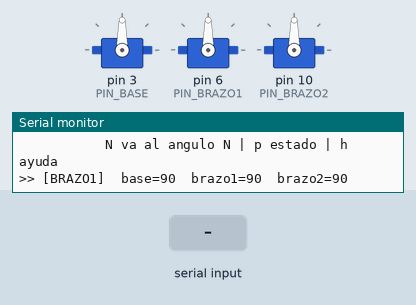
Recording of a sketch running on a simulated Arduino Uno, built with avr-gcc and run on an emulated ATmega328P. Parts: 3 × servo, the last lines printed to the serial monitor. The test bench sets the inputs (shaded band).

Above: at 2.2 s.
2.3 s: "200\n" received over Serial
At 2.75 s:
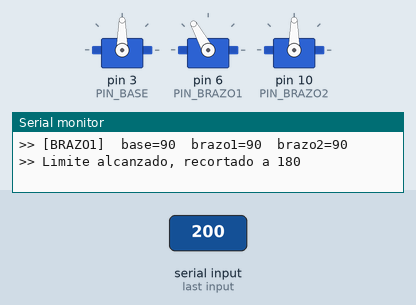
At 4.5 s:
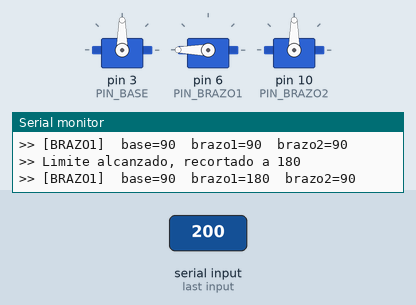
5.3 s: "0\n" received over Serial
At 9.1 s:
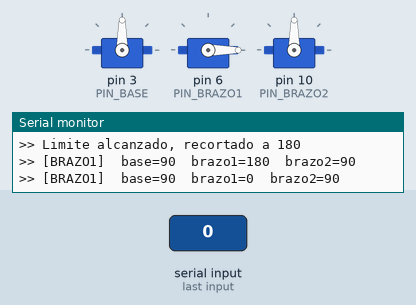
Timing chart, 0 to 10.6 s (numbered marks = the images above; inputs shaded):
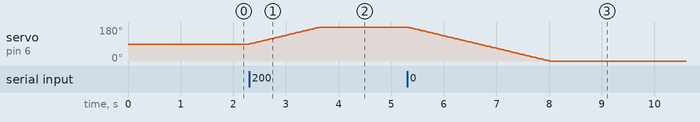

The sketch:

calibrar_offset.ino
```cpp
/*
  calibrar_offset.ino  —  Encontrar OFFSET y SIGNO de cada servo

  Calibra la conversion:   servo = OFFSET + SIGNO * angulo_matematico

  Es un "jogger": mueve UN servo a la vez por Serial y muestra su valor.
  Los tres servos quedan enganchados y sosteniendo, asi el brazo no se
  desarma mientras calibras.

  ── COMO USARLO ───────────────────────────────────────────────
  1. Sube este sketch. Abre el Monitor Serial a 9600 baudios.
     IMPORTANTE: pon el final de linea en "Nueva linea" (Newline).
  2. Elige el servo:   b = base    1 = brazo1    2 = brazo2
  3. Muevelo:
        +       sube 1 grado          -       baja 1 grado
        +5      sube 5 (o +10, +N)    -5       baja 5 (o -N)
        95      va directo al angulo 95
        p       reimprime el estado
  4. Lleva el brazo a la POSE de referencia (abajo), anota el numero
     que muestra el Serial y mira hacia donde se movio.
  5. Pasale a Claude: numero anotado + direccion observada.

  ── POSES DE REFERENCIA ───────────────────────────────────────
  BASE   -> brazo apuntando RECTO HACIA ADELANTE (perpendicular al
            borde donde esta montada la base).  theta_rot = 90.
            Mira: al subir +, el brazo gira a tu izquierda o derecha?
  BRAZO1 -> primer eslabon (hombro -> codo) perfectamente HORIZONTAL
            (los dos ejes a la misma altura del piso).  theta1 = 0.
            Mira: al subir +, el eslabon SUBE o BAJA?
  BRAZO2 -> codo en ANGULO RECTO: el segundo eslabon a 90 grados del
            primero, formando una "L" (usa una escuadra).  |theta2| = 90.
            Mira: al subir +, el codo se ABRE (se endereza) o se
            CIERRA (se dobla mas)?

  ── SEGURIDAD ─────────────────────────────────────────────────
  Mueve de a poco. Si un servo ZUMBA, no sigas en esa direccion:
  esta contra un tope. RESET o desconecta el USB para parar.
*/

#include <Servo.h>

#define PIN_BASE   3
#define PIN_BRAZO1 6
#define PIN_BRAZO2 10

// Sin topes de software: rango completo del servo (0-180). Vos decidis
// hasta donde mover. OJO: si un servo ZUMBA es que llego a su tope
// mecanico; no insistas en esa direccion o se recalienta.
const int BASE_MIN  = 0,   BASE_MAX  = 180;
const int BRAZO_MIN = 0,   BRAZO_MAX = 180;

// Valores iniciales: brazo arranca quieto y estable.
const int INICIO_BASE   = 90;
const int INICIO_BRAZO1 = 90;
const int INICIO_BRAZO2 = 90;

Servo servoBase, servoBrazo1, servoBrazo2;

int angBase   = INICIO_BASE;
int angBrazo1 = INICIO_BRAZO1;
int angBrazo2 = INICIO_BRAZO2;

char sel = '1';        // servo seleccionado: 'b', '1' o '2'
String linea = "";

void setup() {
  Serial.begin(9600);
  delay(300);

  servoBase.attach(PIN_BASE);
  servoBrazo1.attach(PIN_BRAZO1);
  servoBrazo2.attach(PIN_BRAZO2);

  servoBase.write(angBase);
  servoBrazo1.write(angBrazo1);
  servoBrazo2.write(angBrazo2);
  delay(600);

  Serial.println();
  Serial.println(F("=== CALIBRAR OFFSET ==="));
  imprimirAyuda();
  imprimirEstado();
}

void loop() {
  while (Serial.available() > 0) {
    char c = Serial.read();
    if (c == '\n' || c == '\r') {
      procesar(linea);
      linea = "";
    } else if (c != ' ') {
      linea += c;
    }
  }
}

void procesar(String s) {
  if (s.length() == 0) return;

  if (s == "b" || s == "1" || s == "2") {
    sel = s[0];
    Serial.print(F(">> Servo seleccionado: "));
    Serial.println(nombreSel());
    imprimirEstado();
    return;
  }
  if (s == "p") { imprimirEstado(); return; }
  if (s == "h" || s == "?") { imprimirAyuda(); return; }

  int *ang;
  int lo, hi;
  servoActual(&ang, &lo, &hi);

  int objetivo = *ang;
  char c0 = s[0];

  if (c0 == '+' || c0 == '-') {
    int paso = (s.length() > 1) ? s.substring(1).toInt() : 1;
    if (paso == 0) paso = 1;
    objetivo = *ang + (c0 == '+' ? paso : -paso);
  } else if (esNumero(s)) {
    objetivo = s.toInt();
  } else {
    Serial.print(F(">> Comando desconocido: "));
    Serial.println(s);
    return;
  }

  int objClamp = constrain(objetivo, lo, hi);
  if (objClamp != objetivo) {
    Serial.print(F(">> Limite alcanzado, recortado a "));
    Serial.println(objClamp);
  }
  moverSuave(ang, objClamp);
  imprimirEstado();
}

bool esNumero(String s) {
  for (unsigned int i = 0; i < s.length(); i++) {
    if (!isDigit(s[i])) return false;
  }
  return s.length() > 0;
}

void servoActual(int **ang, int *lo, int *hi) {
  if (sel == 'b')      { *ang = &angBase;   *lo = BASE_MIN;  *hi = BASE_MAX;  }
  else if (sel == '1') { *ang = &angBrazo1; *lo = BRAZO_MIN; *hi = BRAZO_MAX; }
  else                 { *ang = &angBrazo2; *lo = BRAZO_MIN; *hi = BRAZO_MAX; }
}

Servo& servoObj() {
  if (sel == 'b') return servoBase;
  if (sel == '1') return servoBrazo1;
  return servoBrazo2;
}

void moverSuave(int *ang, int objetivo) {
  Servo &s = servoObj();
  while (*ang != objetivo) {
    *ang += (*ang < objetivo) ? 1 : -1;
    s.write(*ang);
    delay(15);
  }
}

const __FlashStringHelper* nombreSel() {
  if (sel == 'b') return F("BASE");
  if (sel == '1') return F("BRAZO1");
  return F("BRAZO2");
}

void imprimirAyuda() {
  Serial.println(F("Comandos:  b/1/2 elegir servo | + - mueve 1 | +N -N mueve N"));
  Serial.println(F("           N va al angulo N | p estado | h ayuda"));
}

void imprimirEstado() {
  Serial.print(F(">> ["));
  Serial.print(nombreSel());
  Serial.print(F("]  base="));
  Serial.print(angBase);
  Serial.print(F("  brazo1="));
  Serial.print(angBrazo1);
  Serial.print(F("  brazo2="));
  Serial.println(angBrazo2);
}
```

Measured:
- after the input at 2.3 s, servo on pin 6 (PIN_BRAZO1): moves from 90° to 180° over 1.3 s, starting at once
- after the input at 5.3 s, servo on pin 6 (PIN_BRAZO1): moves from 180° to 0° over 2.7 s, starting at once
